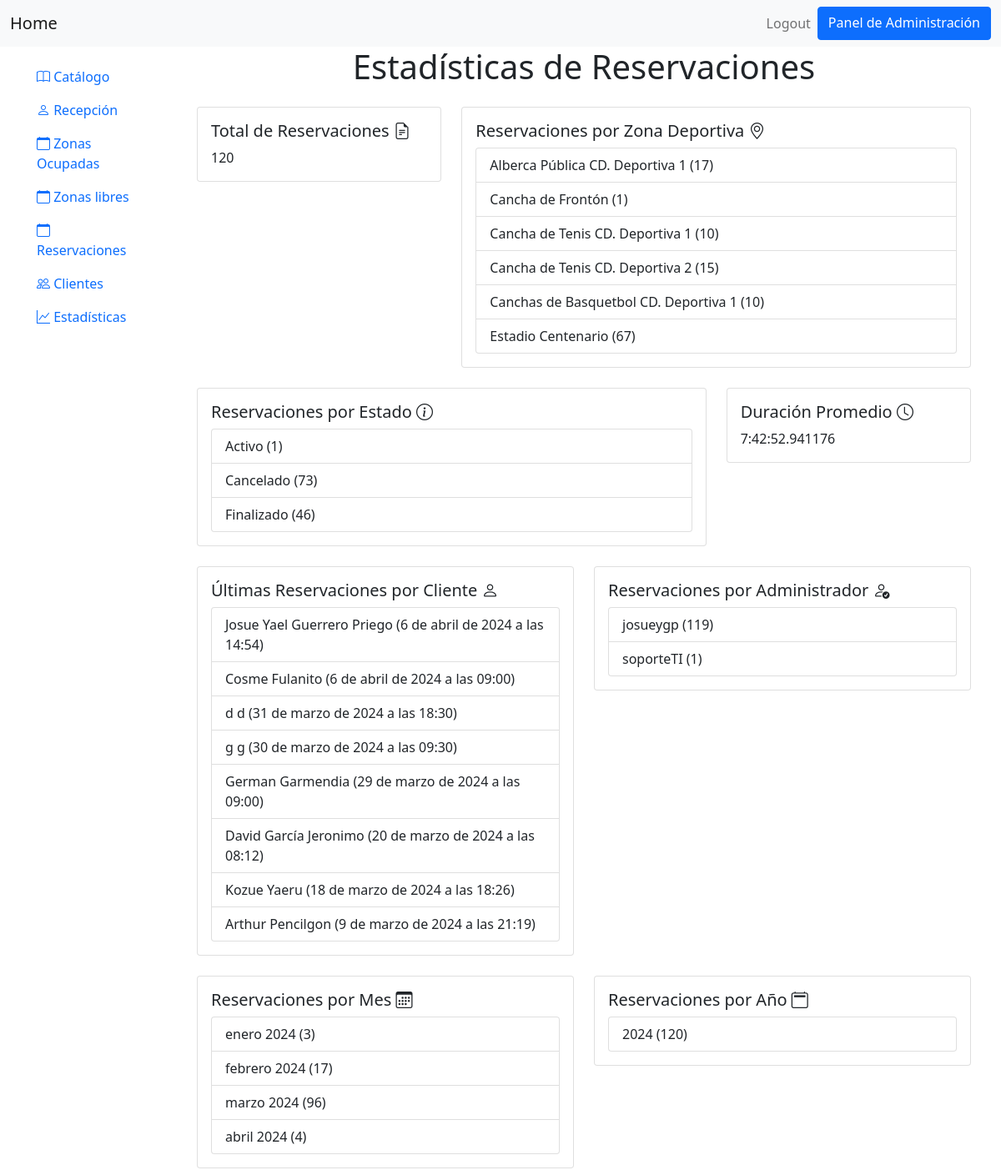
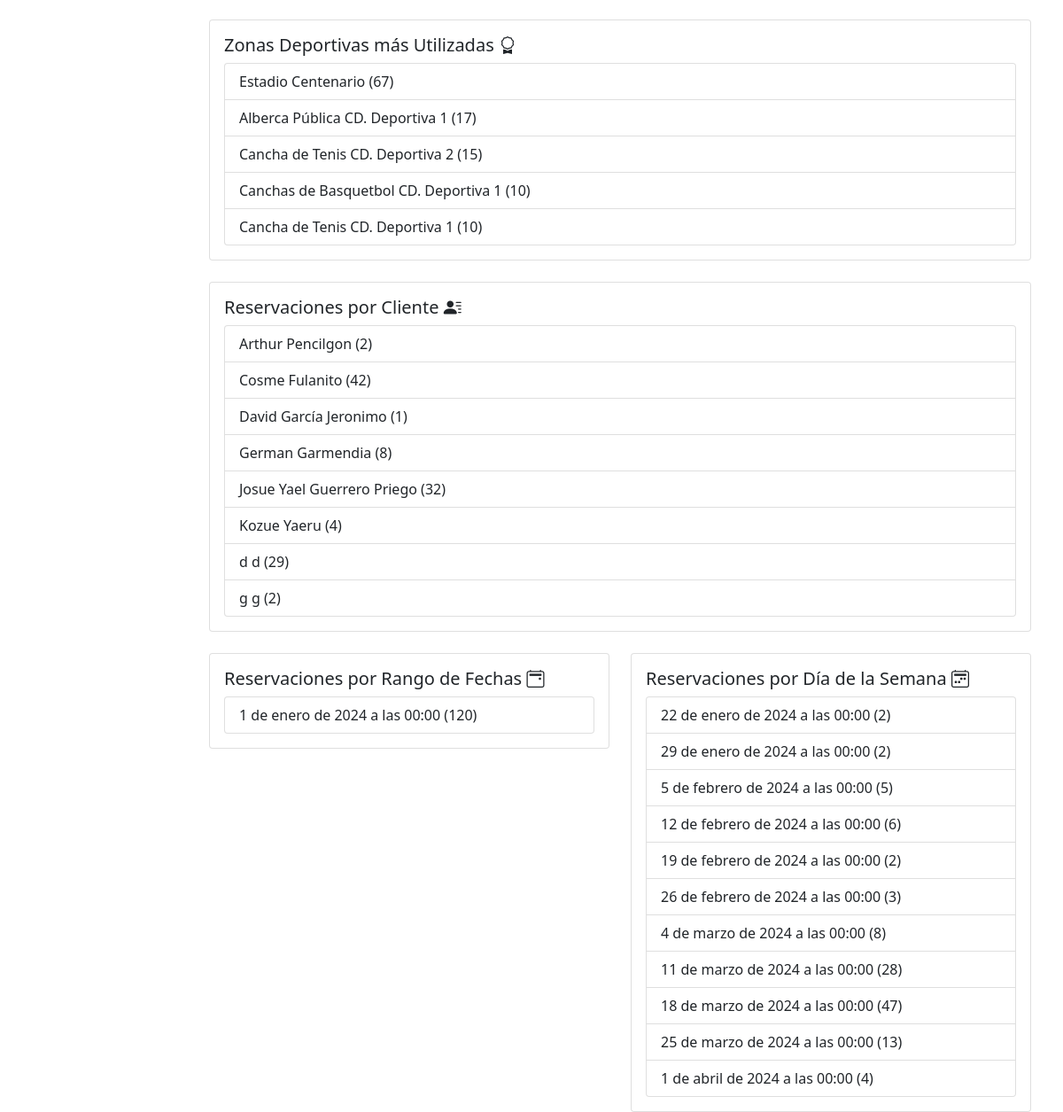
The page /statistics/ (signed in) on the database its author committed (2 pictures, top to bottom).
### Reservacion/models.py (models this page shows, shortened)
class SportZones(models.Model):
    id_sportzones = models.AutoField(primary_key=True)
    id_facilities=models.ForeignKey(Facilities, on_delete=models.CASCADE)
    id_sports=models.ForeignKey(Sports, on_delete=models.CASCADE)
    id_infrastructures= models.ForeignKey(Infrastructures , on_delete=models.CASCADE)
    id_sportcenters =models.ForeignKey(SportCenters, on_delete=models.CASCADE)
    url_image = models.ImageField(upload_to='images/sport-zones/', default='images/transparent.png')
    capacity = models.IntegerField(default=0)
    name = models.CharField(max_length=100)
    section = models.IntegerField(default=0,editable=False)  # Añadimos el campo 'section'

class ReservationStatus(models.Model):
    id_reservationstatus = models.AutoField(primary_key=True)
    name = models.CharField(max_length=35)

class Clients(models.Model):
    id_clients = models.AutoField(primary_key=True)
    id_auth_user = models.ForeignKey(User, on_delete=models.CASCADE)
    first_name=  models.CharField(max_length=180)
    last_name=  models.CharField(max_length=180)
    email= models.CharField(max_length=180, default='')
    contact_number = PhoneNumberField(default='')
    birth_date = models.DateField(default=timezone.now)
    creation_date= models.DateTimeField(auto_now=True)

### Reservacion/views.py (the view)
# urls.py: path('statistics/', views.reservation_statistics, name='reservation_statistics'),
@login_required
def reservation_statistics(request):
    total_reservations = Reservations.objects.count()
    reservations_per_sportzone = Reservations.objects.values('id_sportzones__name').annotate(count=Count('id_sportzones'))
    reservations_per_status = Reservations.objects.values('id_reservationstatus__name').annotate(count=Count('id_reservationstatus'))
    duration_avg = Reservations.objects.annotate(
        duration=ExpressionWrapper(
            F('finished') - F('started'),
            output_field=DurationField()
        )
    ).aggregate(Avg('duration'))
    recent_reservations_per_client = Reservations.objects.values('id_clients__first_name', 'id_clients__last_name').annotate(latest=Max('started')).order_by('-latest')
    reservations_per_admin = Reservations.objects.values('id_admistrators__username').annotate(count=Count('id_admistrators'))
    reservations_per_month = Reservations.objects.annotate(
        month=TruncMonth('started')
    ).values('month').annotate(count=Count('id_reservations')).order_by('month')
    reservations_per_year = Reservations.objects.annotate(
        year=TruncYear('started')
    ).values('year').annotate(count=Count('id_reservations')).order_by('year')
    top_sportzones = Reservations.objects.values('id_sportzones__name').annotate(
        count=Count('id_sportzones')
    ).order_by('-count')[:5]
    reservations_per_client = Reservations.objects.values('id_clients__first_name', 'id_clients__last_name').annotate(count=Count('id_clients'))
    reservations_per_date_range = Reservations.objects.annotate(
        date_range=TruncDay('started')
    ).values('date_range').annotate(count=Count('id_reservations')).order_by('date_range')
    reservations_per_date_range = Reservations.objects.annotate(
        date_range=TruncWeek('started')
    ).values('date_range').annotate(count=Count('id_reservations')).order_by('date_range')
    reservations_per_date_range = Reservations.objects.annotate(
        date_range=TruncMonth('started')
    ).values('date_range').annotate(count=Count('id_reservations')).order_by('date_range')
    reservations_per_date_range = Reservations.objects.annotate(
        date_range=TruncYear('started')
    ).values('date_range').annotate(count=Count('id_reservations')).order_by('date_range')
    reservations_per_weekday = Reservations.objects.annotate(weekday=TruncWeek('started')).values('weekday').annotate(count=Count('id_reservations'))
    context = {
        'total_reservations': total_reservations,
        'reservations_per_sportzone': reservations_per_sportzone,
        'reservations_per_status': reservations_per_status,
        'duration_avg': duration_avg,
        'recent_reservations_per_client': recent_reservations_per_client,
        'reservations_per_admin': reservations_per_admin,
        'reservations_per_month': reservations_per_month,
        'reservations_per_year': reservations_per_year,
        'top_sportzones': top_sportzones,
        'reservations_per_client': reservations_per_client,
        'reservations_per_date_range': reservations_per_date_range,
        'reservations_per_weekday': reservations_per_weekday,
    }
    return render(request, 'statistics.html', context)

### Reservacion/templates/statistics.html
{% extends 'base.html' %}
{% block content %}
<div class="container">
  <h1 class="text-center mb-4">Estadísticas de Reservaciones</h1>
  <div class="row">
    <div class="col-md-4">
      <div class="card">
        <div class="card-body">
          <h5 class="card-title">Total de Reservaciones <i class="bi bi-file-earmark-text"></i></h5>
          <p class="card-text">{{ total_reservations }}</p>
        </div>
      </div>
    </div>
    <div class="col-md-8">
      <div class="card">
        <div class="card-body">
          <h5 class="card-title">Reservaciones por Zona Deportiva <i class="bi bi-geo-alt"></i></h5>
          <ul class="list-group">
            {% for reservation in reservations_per_sportzone %}
            <li class="list-group-item">{{ reservation.id_sportzones__name }} ({{ reservation.count }})</li>
            {% endfor %}
          </ul>
        </div>
      </div>
    </div>
  </div>
  <div class="row mt-4">
    <div class="col-md-8">
      <div class="card">
        <div class="card-body">
          <h5 class="card-title">Reservaciones por Estado <i class="bi bi-info-circle"></i></h5>
          <ul class="list-group">
            {% for reservation in reservations_per_status %}
            <li class="list-group-item">{{ reservation.id_reservationstatus__name }} ({{ reservation.count }})</li>
            {% endfor %}
          </ul>
        </div>
      </div>
    </div>
    <div class="col-md-4">
      <div class="card">
        <div class="card-body">
          <h5 class="card-title">Duración Promedio <i class="bi bi-clock"></i></h5>
          <p class="card-text">{{ duration_avg.duration__avg }}</p>
        </div>
      </div>
    </div>
  </div>
  <div class="row mt-4">
    <div class="col-md-6">
      <div class="card">
        <div class="card-body">
          <h5 class="card-title">Últimas Reservaciones por Cliente <i class="bi bi-person"></i></h5>
          <ul class="list-group">
            {% for reservation in recent_reservations_per_client %}
            <li class="list-group-item">{{ reservation.id_clients__first_name }} {{ reservation.id_clients__last_name }} ({{ reservation.latest }})</li>
            {% endfor %}
          </ul>
        </div>
      </div>
    </div>
    <div class="col-md-6">
      <div class="card">
        <div class="card-body">
          <h5 class="card-title">Reservaciones por Administrador <i class="bi bi-person-check"></i></h5>
          <ul class="list-group">
            {% for reservation in reservations_per_admin %}
            <li class="list-group-item">{{ reservation.id_admistrators__username }} ({{ reservation.count }})</li>
            {% endfor %}
          </ul>
        </div>
      </div>
    </div>
  </div>
  <div class="row mt-4">
    <div class="col-md-6">
      <div class="card">
        <div class="card-body">
          <h5 class="card-title">Reservaciones por Mes <i class="bi bi-calendar3"></i></h5>
          <ul class="list-group">
            {% for reservation in reservations_per_month %}
            <li class="list-group-item">{{ reservation.month|date:"F Y" }} ({{ reservation.count }})</li>
            {% endfor %}
          </ul>
        </div>
      </div>
    </div>
    <div class="col-md-6">
      <div class="card">
        <div class="card-body">
          <h5 class="card-title">Reservaciones por Año <i class="bi bi-calendar2"></i></h5>
          <ul class="list-group">
            {% for reservation in reservations_per_year %}
            <li class="list-group-item">{{ reservation.year.year }} ({{ reservation.count }})</li>
            {% endfor %}
          </ul>
        </div>
      </div>
    </div>
  </div>
  <div class="row mt-4">
    <div class="col-md-12">
      <div class="card">
        <div class="card-body">
          <h5 class="card-title">Zonas Deportivas más Utilizadas <i class="bi bi-award"></i></h5>
          <ul class="list-group">
            {% for sportzone in top_sportzones %}
            <li class="list-group-item">{{ sportzone.id_sportzones__name }} ({{ sportzone.count }})</li>
            {% endfor %}
          </ul>
        </div>
      </div>
    </div>
  </div>
  <div class="row mt-4">
    <div class="col-md-12">
      <div class="card">
        <div class="card-body">
          <h5 class="card-title">Reservaciones por Cliente <i class="bi bi-person-lines-fill"></i></h5>
          <ul class="list-group">
            {% for client in reservations_per_client %}
            <li class="list-group-item">{{ client.id_clients__first_name }} {{ client.id_clients__last_name }} ({{ client.count }})</li>
            {% endfor %}
          </ul>
        </div>
      </div>
    </div>
  </div>
  <div class="row mt-4">
    <div class="col-md-6">
      <div class="card">
        <div class="card-body">
          <h5 class="card-title">Reservaciones por Rango de Fechas <i class="bi bi-calendar2-event"></i></h5>
          <ul class="list-group">
            {% for reservation in reservations_per_date_range %}
            <li class="list-group-item">{{ reservation.date_range }} ({{ reservation.count }})</li>
            {% endfor %}
          </ul>
        </div>
      </div>
    </div>
    <div class="col-md-6">
      <div class="card">
        <div class="card-body">
          <h5 class="card-title">Reservaciones por Día de la Semana <i class="bi bi-calendar2-week"></i></h5>
          <ul class="list-group">
            {% for reservation in reservations_per_weekday %}
            <li class="list-group-item">{{ reservation.weekday }} ({{ reservation.count }})</li>
            {% endfor %}
          </ul>
        </div>
      </div>
    </div>
  </div>
{% endblock %}

### rows shown on the page
SportZones: id_sportzones__name "Alberca Pública CD. Deportiva 1", count "17"
SportZones: id_sportzones__name "Cancha de Frontón", count "1"
SportZones: id_sportzones__name "Cancha de Tenis CD. Deportiva 1", count "10"
SportZones: id_sportzones__name "Cancha de Tenis CD. Deportiva 2", count "15"
SportZones: id_sportzones__name "Canchas de Basquetbol CD. Deportiva 1", count "10"
SportZones: id_sportzones__name "Estadio Centenario", count "67"
ReservationStatus: id_reservationstatus__name "Activo", count "1"
ReservationStatus: id_reservationstatus__name "Cancelado", count "73"
ReservationStatus: id_reservationstatus__name "Finalizado", count "46"
Clients: id_clients__first_name "Josue Yael", id_clients__last_name "Guerrero Priego", latest "6 de abril de 2024 a las 14:54", count "32"
Clients: id_clients__first_name "Cosme", id_clients__last_name "Fulanito", latest "6 de abril de 2024 a las 09:00", count "42"
Clients: id_clients__first_name "German", id_clients__last_name "Garmendia", latest "29 de marzo de 2024 a las 09:00", count "8"
Clients: id_clients__first_name "David", id_clients__last_name "García Jeronimo", latest "20 de marzo de 2024 a las 08:12", count "1"
Clients: id_clients__first_name "Kozue", id_clients__last_name "Yaeru", latest "18 de marzo de 2024 a las 18:26", count "4"
Clients: id_clients__first_name "Arthur", id_clients__last_name "Pencilgon", latest "9 de marzo de 2024 a las 21:19", count "2"

### other values the page prints
{{ total_reservations }} "120"
{{ duration_avg.duration__avg }} "7:42:52.941176"
{{ reservation.id_clients__first_name }} "d" "g"
{{ reservation.id_clients__last_name }} "d" "g"
{{ reservation.latest }} "31 de marzo de 2024 a las 18:30" "30 de marzo de 2024 a las 09:30"
{{ reservation.id_admistrators__username }} "josueygp" "soporteTI"
{{ reservation.count }} "119" "1"
{{ reservation.month|date:"F Y" }} "enero 2024" "febrero 2024" "marzo 2024" "abril 2024"
{{ reservation.count }} "3" "17" "96" "4"
{{ reservation.year.year }} "2024"
{{ reservation.count }} "120"
{{ client.id_clients__first_name }} "d" "g"
{{ client.id_clients__last_name }} "d" "g"
{{ client.count }} "29" "2"
{{ reservation.date_range }} "1 de enero de 2024 a las 00:00"
